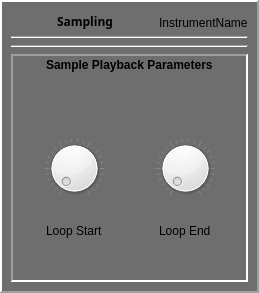
                <widget class="QFrame" name="samplingInstrumentFrame">
                 <property name="sizePolicy">
                  <sizepolicy hsizetype="Maximum" vsizetype="Preferred">
                   <horstretch>0</horstretch>
                   <verstretch>0</verstretch>
                  </sizepolicy>
                 </property>
                 <property name="minimumSize">
                  <size>
                   <width>10</width>
                   <height>0</height>
                  </size>
                 </property>
                 <property name="palette">
                  <palette>
                   <active>
                    <colorrole role="Base">
                     <brush brushstyle="SolidPattern">
                      <color alpha="255">
                       <red>135</red>
                       <green>135</green>
                       <blue>135</blue>
                      </color>
                     </brush>
                    </colorrole>
                    <colorrole role="Window">
                     <brush brushstyle="SolidPattern">
                      <color alpha="255">
                       <red>110</red>
                       <green>110</green>
                       <blue>110</blue>
                      </color>
                     </brush>
                    </colorrole>
                   </active>
                   <inactive>
                    <colorrole role="Base">
                     <brush brushstyle="SolidPattern">
                      <color alpha="255">
                       <red>135</red>
                       <green>135</green>
                       <blue>135</blue>
                      </color>
                     </brush>
                    </colorrole>
                    <colorrole role="Window">
                     <brush brushstyle="SolidPattern">
                      <color alpha="255">
                       <red>110</red>
                       <green>110</green>
                       <blue>110</blue>
                      </color>
                     </brush>
                    </colorrole>
                   </inactive>
                   <disabled>
                    <colorrole role="Base">
                     <brush brushstyle="SolidPattern">
                      <color alpha="255">
                       <red>110</red>
                       <green>110</green>
                       <blue>110</blue>
                      </color>
                     </brush>
                    </colorrole>
                    <colorrole role="Window">
                     <brush brushstyle="SolidPattern">
                      <color alpha="255">
                       <red>110</red>
                       <green>110</green>
                       <blue>110</blue>
                      </color>
                     </brush>
                    </colorrole>
                   </disabled>
                  </palette>
                 </property>
                 <property name="autoFillBackground">
                  <bool>true</bool>
                 </property>
                 <property name="frameShape">
                  <enum>QFrame::Panel</enum>
                 </property>
                 <property name="frameShadow">
                  <enum>QFrame::Raised</enum>
                 </property>
                 <property name="lineWidth">
                  <number>2</number>
                 </property>
                 <layout class="QGridLayout" name="gridLayout_6">
                  <property name="leftMargin">
                   <number>9</number>
                  </property>
                  <property name="topMargin">
                   <number>6</number>
                  </property>
                  <property name="rightMargin">
                   <number>9</number>
                  </property>
                  <property name="bottomMargin">
                   <number>9</number>
                  </property>
                  <item row="0" column="0">
                   <layout class="QHBoxLayout" name="nameHLayout_3">
                    <property name="spacing">
                     <number>6</number>
                    </property>
                    <item>
                     <widget class="QPushButton" name="deleteSamplingButton">
                      <property name="sizePolicy">
                       <sizepolicy hsizetype="Fixed" vsizetype="Fixed">
                        <horstretch>0</horstretch>
                        <verstretch>0</verstretch>
                       </sizepolicy>
                      </property>
                      <property name="focusPolicy">
                       <enum>Qt::StrongFocus</enum>
                      </property>
                      <property name="text">
                       <string/>
                      </property>
                      <property name="icon">
                       <iconset resource="icons.qrc">
                        <normaloff>:/icons/icons/037-minus.svg</normaloff>:/icons/icons/037-minus.svg</iconset>
                      </property>
                      <property name="iconSize">
                       <size>
                        <width>15</width>
                        <height>15</height>
                       </size>
                      </property>
                      <property name="flat">
                       <bool>true</bool>
                      </property>
                     </widget>
                    </item>
                    <item alignment="Qt::AlignBottom">
                     <widget class="QLabel" name="instrumentNameLabel_3">
                      <property name="sizePolicy">
                       <sizepolicy hsizetype="Preferred" vsizetype="Maximum">
                        <horstretch>0</horstretch>
                        <verstretch>0</verstretch>
                       </sizepolicy>
                      </property>
                      <property name="font">
                       <font>
                        <family>Helvetica World</family>
                        <weight>75</weight>
                        <italic>false</italic>
                        <bold>true</bold>
                        <underline>false</underline>
                       </font>
                      </property>
                      <property name="text">
                       <string>Sampling</string>
                      </property>
                     </widget>
                    </item>
                    <item>
                     <spacer name="horizontalSpacer_11">
                      <property name="orientation">
                       <enum>Qt::Horizontal</enum>
                      </property>
                      <property name="sizeHint" stdset="0">
                       <size>
                        <width>40</width>
                        <height>20</height>
                       </size>
                      </property>
                     </spacer>
                    </item>
                    <item alignment="Qt::AlignBottom">
                     <widget class="QLabel" name="instrumentNameSampling">
                      <property name="text">
                       <string>InstrumentName</string>
                      </property>
                     </widget>
                    </item>
                   </layout>
                  </item>
                  <item row="1" column="0">
                   <widget class="Line" name="line_6">
                    <property name="orientation">
                     <enum>Qt::Horizontal</enum>
                    </property>
                   </widget>
                  </item>
                  <item row="2" column="0">
                   <layout class="QVBoxLayout" name="framesVLayout_3">
                    <item>
                     <widget class="Line" name="line_7">
                      <property name="orientation">
                       <enum>Qt::Horizontal</enum>
                      </property>
                     </widget>
                    </item>
                    <item>
                     <widget class="QFrame" name="envelopeParamsFrame_3">
                      <property name="sizePolicy">
                       <sizepolicy hsizetype="Expanding" vsizetype="Expanding">
                        <horstretch>0</horstretch>
                        <verstretch>0</verstretch>
                       </sizepolicy>
                      </property>
                      <property name="frameShape">
                       <enum>QFrame::Panel</enum>
                      </property>
                      <property name="frameShadow">
                       <enum>QFrame::Sunken</enum>
                      </property>
                      <property name="lineWidth">
                       <number>2</number>
                      </property>
                      <layout class="QVBoxLayout" name="verticalLayout_22">
                       <property name="topMargin">
                        <number>2</number>
                       </property>
                       <property name="bottomMargin">
                        <number>2</number>
                       </property>
                       <item alignment="Qt::AlignHCenter">
                        <widget class="QLabel" name="envelopeParamsLabel_3">
                         <property name="maximumSize">
                          <size>
                           <width>16777215</width>
                           <height>14</height>
                          </size>
                         </property>
                         <property name="font">
                          <font>
                           <weight>75</weight>
                           <bold>true</bold>
                          </font>
                         </property>
                         <property name="text">
                          <string>Sample Playback Parameters</string>
                         </property>
                        </widget>
                       </item>
                       <item>
                        <layout class="QHBoxLayout" name="envelopeParamsHLayout_3">
                         <item>
                          <layout class="QVBoxLayout" name="sustainVLayout_3">
                           <item>
                            <spacer name="verticalSpacer_5">
                             <property name="orientation">
                              <enum>Qt::Vertical</enum>
                             </property>
                             <property name="sizeHint" stdset="0">
                              <size>
                               <width>20</width>
                               <height>40</height>
                              </size>
                             </property>
                            </spacer>
                           </item>
                           <item alignment="Qt::AlignHCenter">
                            <widget class="QDial" name="samplingLoopStartDial">
                             <property name="sizePolicy">
                              <sizepolicy hsizetype="Maximum" vsizetype="Preferred">
                               <horstretch>0</horstretch>
                               <verstretch>0</verstretch>
                              </sizepolicy>
                             </property>
                             <property name="maximumSize">
                              <size>
                               <width>60</width>
                               <height>16777215</height>
                              </size>
                             </property>
                             <property name="maximum">
                              <number>99</number>
                             </property>
                             <property name="notchesVisible">
                              <bool>true</bool>
                             </property>
                            </widget>
                           </item>
                           <item alignment="Qt::AlignHCenter">
                            <widget class="QLabel" name="sustainLabel_3">
                             <property name="sizePolicy">
                              <sizepolicy hsizetype="Maximum" vsizetype="Preferred">
                               <horstretch>0</horstretch>
                               <verstretch>0</verstretch>
                              </sizepolicy>
                             </property>
                             <property name="text">
                              <string>Loop Start</string>
                             </property>
                            </widget>
                           </item>
                           <item>
                            <spacer name="verticalSpacer_7">
                             <property name="orientation">
                              <enum>Qt::Vertical</enum>
                             </property>
                             <property name="sizeHint" stdset="0">
                              <size>
                               <width>20</width>
                               <height>40</height>
                              </size>
                             </property>
                            </spacer>
                           </item>
                          </layout>
                         </item>
                         <item>
                          <layout class="QVBoxLayout" name="releaseVLayout_3">
                           <item>
                            <spacer name="verticalSpacer_6">
                             <property name="orientation">
                              <enum>Qt::Vertical</enum>
                             </property>
                             <property name="sizeHint" stdset="0">
                              <size>
                               <width>20</width>
                               <height>40</height>
                              </size>
                             </property>
                            </spacer>
                           </item>
                           <item alignment="Qt::AlignHCenter">
                            <widget class="QDial" name="samplingLoopEndDial">
                             <property name="sizePolicy">
                              <sizepolicy hsizetype="Maximum" vsizetype="Preferred">
                               <horstretch>0</horstretch>
                               <verstretch>0</verstretch>
                              </sizepolicy>
                             </property>
                             <property name="maximumSize">
                              <size>
                               <width>60</width>
                               <height>16777215</height>
                              </size>
                             </property>
                             <property name="minimum">
                              <number>1</number>
                             </property>
                             <property name="maximum">
                              <number>100</number>
                             </property>
                             <property name="notchesVisible">
                              <bool>true</bool>
                             </property>
                            </widget>
                           </item>
                           <item alignment="Qt::AlignHCenter">
                            <widget class="QLabel" name="releaseLabel_3">
                             <property name="sizePolicy">
                              <sizepolicy hsizetype="Maximum" vsizetype="Preferred">
                               <horstretch>0</horstretch>
                               <verstretch>0</verstretch>
                              </sizepolicy>
                             </property>
                             <property name="text">
                              <string>Loop End</string>
                             </property>
                            </widget>
                           </item>
                           <item>
                            <spacer name="verticalSpacer_8">
                             <property name="orientation">
                              <enum>Qt::Vertical</enum>
                             </property>
                             <property name="sizeHint" stdset="0">
                              <size>
                               <width>20</width>
                               <height>40</height>
                              </size>
                             </property>
                            </spacer>
                           </item>
                          </layout>
                         </item>
                        </layout>
                       </item>
                      </layout>
                     </widget>
                    </item>
                   </layout>
                  </item>
                 </layout>
                </widget>
